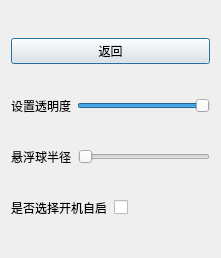
<?xml version="1.0" encoding="UTF-8"?>
<ui version="4.0">
 <class>SettingDia</class>
 <widget class="QDialog" name="SettingDia">
  <property name="geometry">
   <rect>
    <x>0</x>
    <y>0</y>
    <width>221</width>
    <height>258</height>
   </rect>
  </property>
  <property name="windowTitle">
   <string>Dialog</string>
  </property>
  <layout class="QGridLayout" name="gridLayout">
   <item row="0" column="0">
    <widget class="QPushButton" name="backBtn">
     <property name="text">
      <string>返回</string>
     </property>
    </widget>
   </item>
   <item row="1" column="0">
    <layout class="QHBoxLayout" name="horizontalLayout">
     <item>
      <widget class="QLabel" name="pacitySetLabel">
       <property name="text">
        <string>设置透明度</string>
       </property>
      </widget>
     </item>
     <item>
      <widget class="QSlider" name="horizontalSlider">
       <property name="minimum">
        <number>49</number>
       </property>
       <property name="pageStep">
        <number>1</number>
       </property>
       <property name="sliderPosition">
        <number>99</number>
       </property>
       <property name="orientation">
        <enum>Qt::Horizontal</enum>
       </property>
      </widget>
     </item>
    </layout>
   </item>
   <item row="2" column="0">
    <layout class="QHBoxLayout" name="horizontalLayout_3">
     <item>
      <widget class="QLabel" name="label">
       <property name="text">
        <string>悬浮球半径</string>
       </property>
      </widget>
     </item>
     <item>
      <widget class="QSlider" name="horizontalSlider_2">
       <property name="minimum">
        <number>30</number>
       </property>
       <property name="maximum">
        <number>70</number>
       </property>
       <property name="orientation">
        <enum>Qt::Horizontal</enum>
       </property>
      </widget>
     </item>
    </layout>
   </item>
   <item row="3" column="0">
    <layout class="QHBoxLayout" name="horizontalLayout_2">
     <item>
      <widget class="QLabel" name="label_2">
       <property name="text">
        <string>是否选择开机自启</string>
       </property>
      </widget>
     </item>
     <item>
      <widget class="QCheckBox" name="checkBox">
       <property name="text">
        <string/>
       </property>
      </widget>
     </item>
    </layout>
   </item>
  </layout>
 </widget>
 <resources/>
 <connections/>
</ui>
